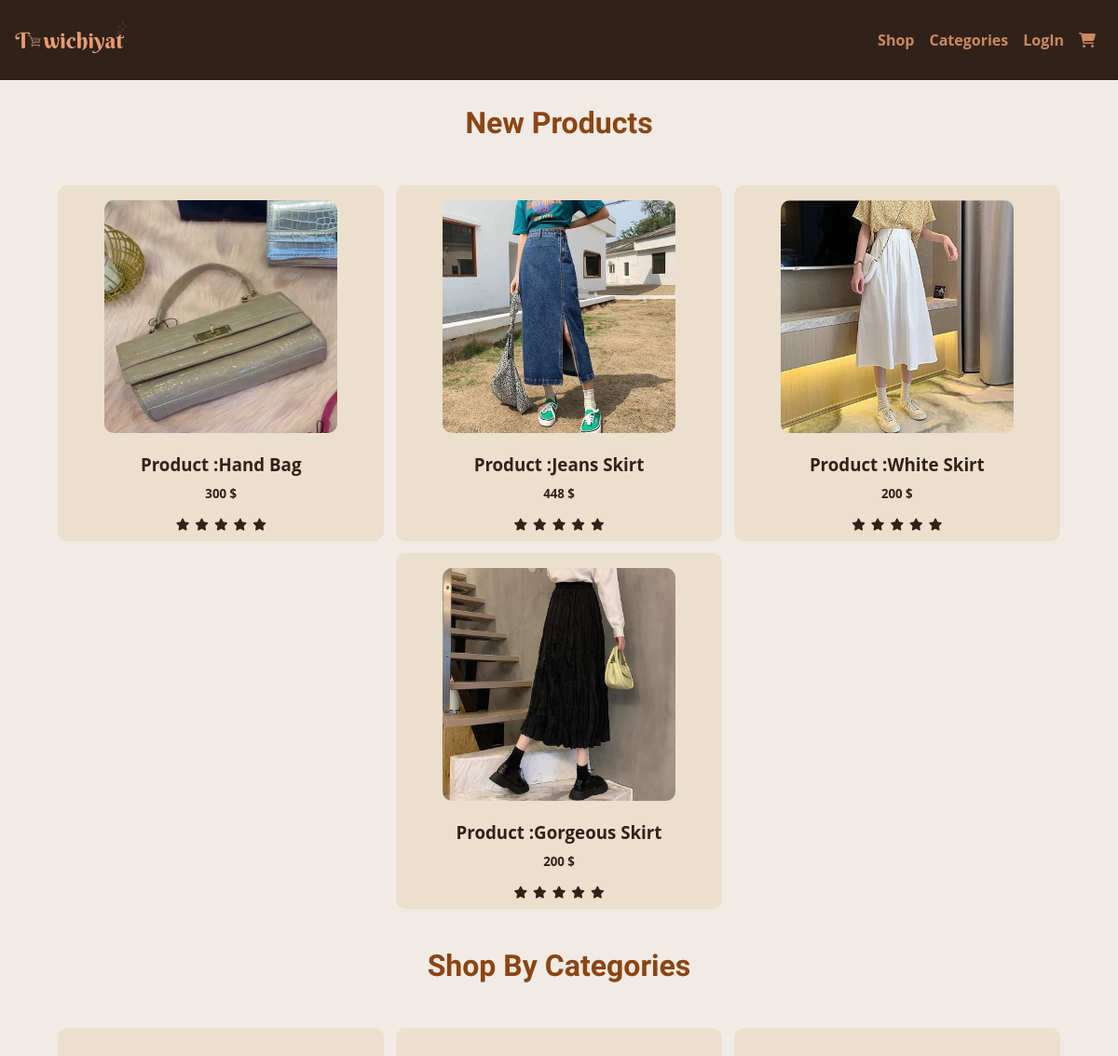
Before: /Store/home/ (upper part) with the older database file.
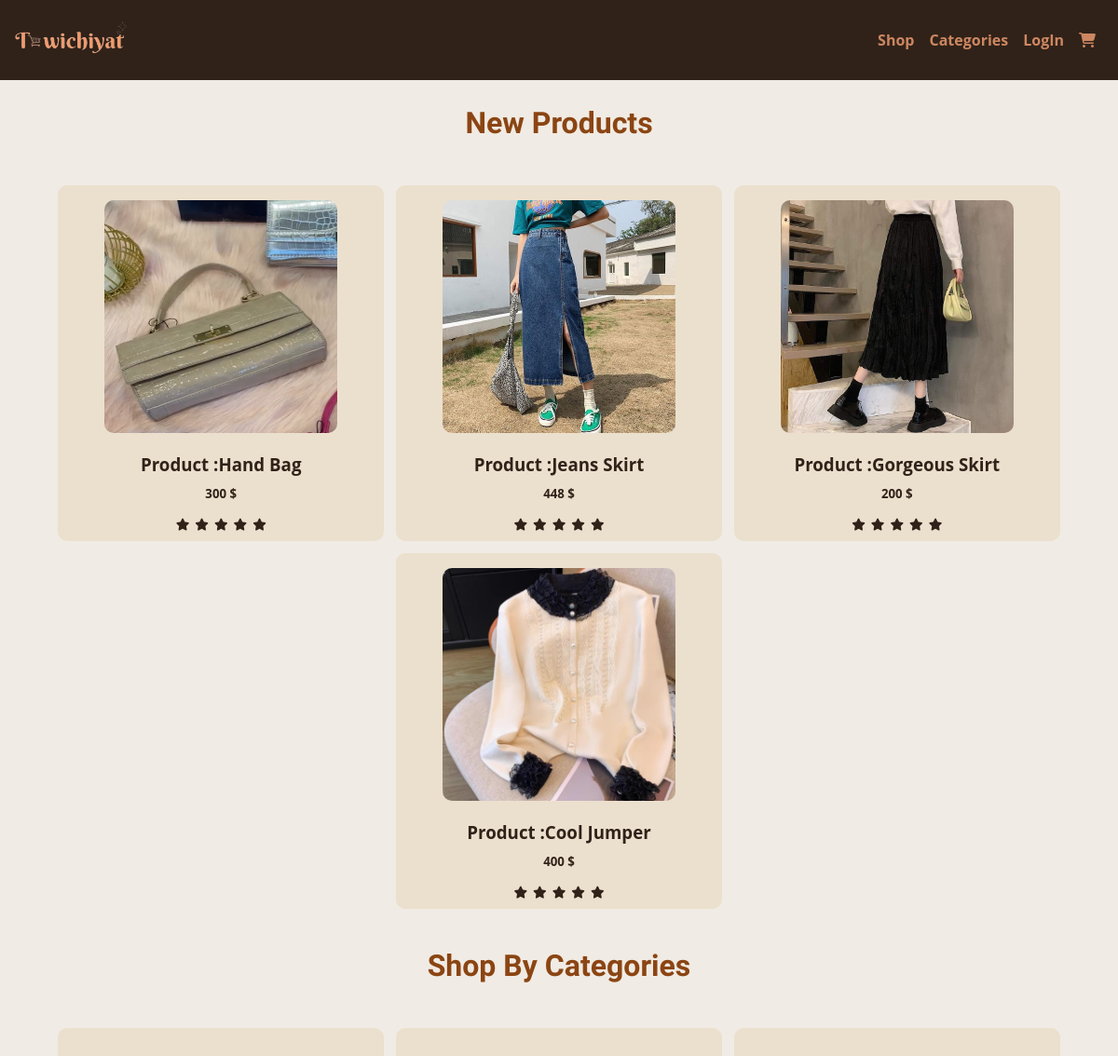
After: the same page with the newer database file.
### vendor_dashboard/models.py (models this page shows, shortened)
class Product(models.Model):
    name = models.CharField(max_length=25,default='Anonymous Product')
    type_p = models.CharField(max_length=25)
    price = models.IntegerField()
    size = models.CharField(max_length=4)
    color = models.CharField(max_length=25)
    description = models.TextField(max_length=400)
    image = models.ImageField(default='default.png', blank=True)
    date = models.DateTimeField(default=datetime.datetime.now, editable=False)
    quantity = models.IntegerField(default=1)
    author = models.ForeignKey(User , null=True, on_delete=models.CASCADE)
    status = models.CharField(max_length=14 , default="Available")

### Store/views.py (the view)
def shop_now(request):
    products = Product.objects.all().order_by('date')
    latest_products=[]
    if len(products)>=5:
        for i in range(len(products)-1,0,-1):
            if len(latest_products)<4:
                latest_products.append(products[i])
            else:
                break
    collections = Collection.objects.all()
    return render(request,'Store/home.html',{'collections':collections,'products':latest_products})

### Store/context_processors.py (called while the page is built)
def collectionslist(request):
    return {'collectionslist':Collection.objects.filter()}

### Store/models.py (called while the page is built)
    def __str__(self):
        return self.name

### userP/context_processors.py (called while the page is built)
def profiles(request):
    return {'profiles':Profile.objects.all()}

### Store/templates/Store/home.html (shortened to what this page needs)
{% extends 'base_layout.html' %}
{%load static %}
{% block content %}
		<h2 class="shop-titles">New Products</h2>
		<section class="new-products-list">
			{% for product in products %}
				<a class="product" onclick="showProductModal('{{ product.name }}', '{{ product.price }}', '{{ product.image.url }}','{{ product.quantity }}','{{ product.description }}','{{ product.size }}','{{ product.id }}')">
						<img src="{{ product.image.url }}"  alt="product image ">
						<h3>Product :{{ product.name}}</h3>
						<h5>{{ product.price}} $</h5>
						<ul class="list-review">
							<li><i class="fa fa-star checkes"></i></li>
							<li><i class="fa fa-star checkes"></i></li>
							<li><i class="fa fa-star checkes"></i></li>
							<li><i class="fa fa-star "></i></li>
							<li><i class="fa fa-star "></i></li>
						</ul>
				</a>
			{% endfor %}
		</section>
		<h2 class="shop-titles">Shop By Categories</h2>
		<section class="categories-container-list">
			{% for collection in collections %}
			<div class="categorie">
					<a class="row1" href="{% url 'Store:product_category' category_id=collection.id %}">
				  	</a>
			</div>
			{% endfor %}
		</section>
{% endblock  %}

Changed rows visible on the page:
removed Product: image (picture), name "White Skirt", price "200"
now on this page (row unchanged): Product: image (picture), name "Cool Jumper", price "400"
